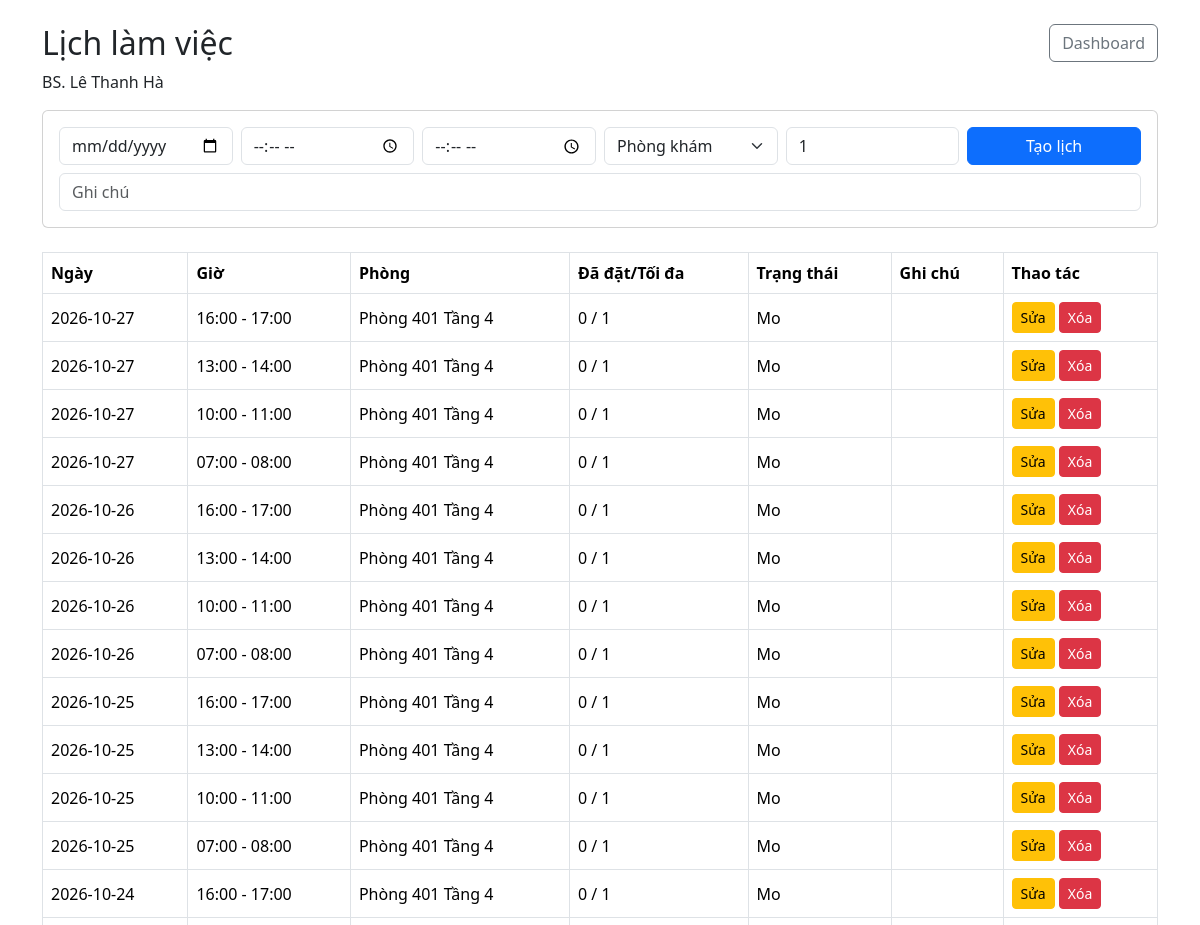
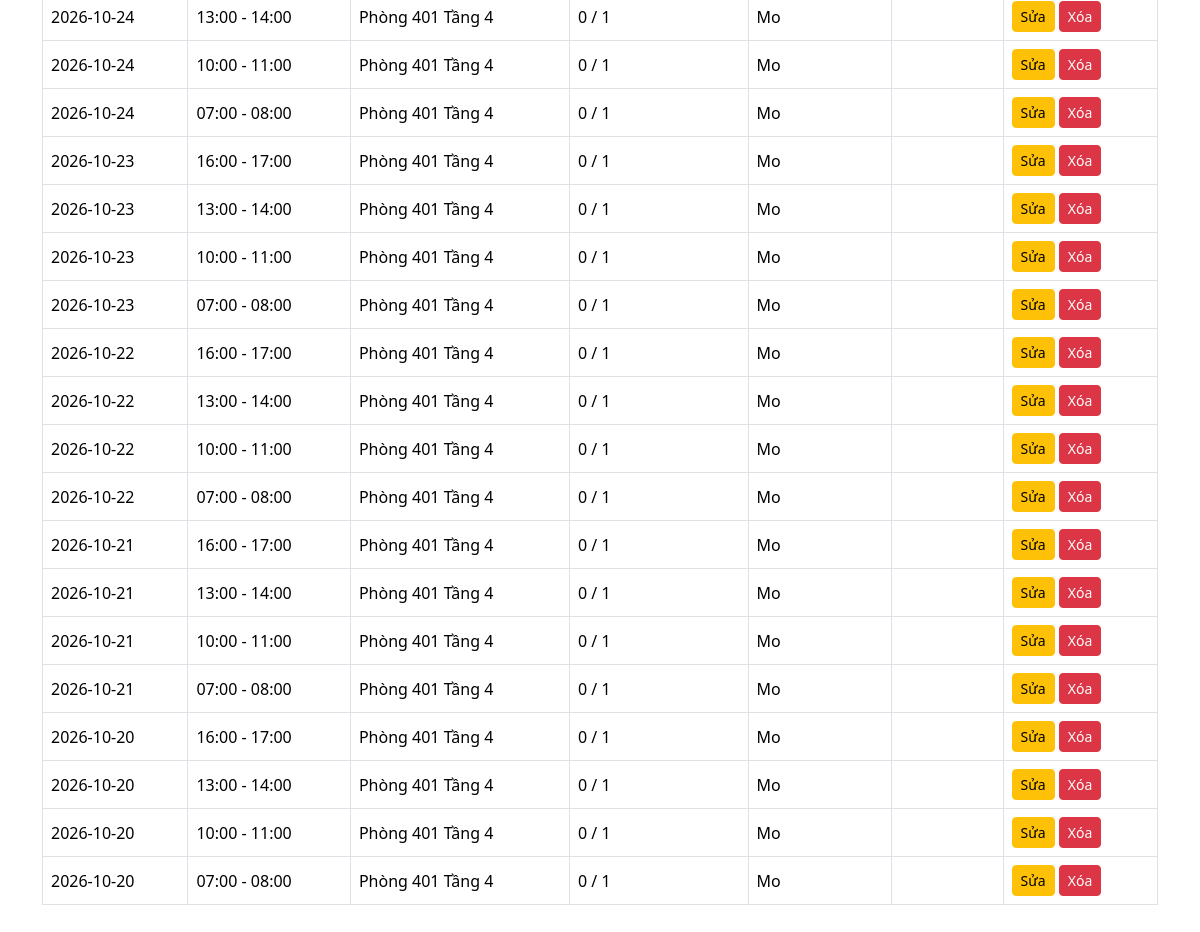
Screenshot of /doctor/schedules.php (signed in) with the database file from the repository (2 pictures, top to bottom).
### tables this page shows
CREATE TABLE BacSi (
    MaBS VARCHAR(10) PRIMARY KEY,
    MaTK INT NOT NULL UNIQUE,
    MaCK INT NOT NULL,
    HoTen VARCHAR(150) NOT NULL,
    GioiTinh VARCHAR(20),
    NgaySinh DATE,
    SoDienThoai VARCHAR(20),
    Email VARCHAR(150),
    HocVi VARCHAR(150),
    ChuyenMon VARCHAR(255),
    KinhNghiem INT NOT NULL DEFAULT 0,
    AnhDaiDien VARCHAR(255),
    TrangThai TINYINT(1) NOT NULL DEFAULT 1,

    CONSTRAINT FK_BacSi_TaiKhoan
        FOREIGN KEY (MaTK)
        REFERENCES TaiKhoan(MaTK)
        ON UPDATE CASCADE
        ON DELETE RESTRICT,

    CONSTRAINT FK_BacSi_ChuyenKhoa
        FOREIGN KEY (MaCK)
        REFERENCES ChuyenKhoa(MaCK)
        ON UPDATE CASCADE
        ON DELETE RESTRICT,

    INDEX idx_bacsi_mack (MaCK),
    INDEX idx_bacsi_hoten (HoTen)
);

CREATE TABLE LichKham (
    MaLich INT AUTO_INCREMENT PRIMARY KEY,
    MaBS VARCHAR(10) NOT NULL,
    MaPK INT NULL,
    NgayKham DATE NOT NULL,
    GioBatDau TIME NOT NULL,
    GioKetThuc TIME NOT NULL,
    SoLuongToiDa INT NOT NULL DEFAULT 1,
    SoLuongDaDat INT NOT NULL DEFAULT 0,
    TrangThai ENUM('Mo', 'Day', 'Huy') NOT NULL DEFAULT 'Mo',
    GhiChu VARCHAR(500),

    CONSTRAINT FK_LichKham_BacSi
        FOREIGN KEY (MaBS)
        REFERENCES BacSi(MaBS)
        ON UPDATE CASCADE
        ON DELETE RESTRICT,

    CONSTRAINT FK_LichKham_PhongKham
        FOREIGN KEY (MaPK)
        REFERENCES PhongKham(MaPK)
        ON UPDATE CASCADE
        ON DELETE RESTRICT,

    CONSTRAINT CK_LichKham_ThoiGian
        CHECK (GioKetThuc > GioBatDau),

    CONSTRAINT CK_LichKham_SoLuong
        CHECK (SoLuongToiDa > 0 AND SoLuongDaDat >= 0),

    UNIQUE KEY uq_lich_bacsi (MaBS, NgayKham, GioBatDau),
    INDEX idx_lich_ngay (NgayKham),
    INDEX idx_lich_phong (MaPK)
);

CREATE TABLE PhongKham (
    MaPK INT AUTO_INCREMENT PRIMARY KEY,
    TenPhong VARCHAR(100) NOT NULL,
    ViTri VARCHAR(255),
    TrangThai TINYINT(1) NOT NULL DEFAULT 1
);

### doctor/schedules.php (the view, shortened to what this page needs)
<?php
require_once __DIR__.'/../auth/check.php';requireRole('BacSi');require_once __DIR__.'/../config/database.php';
$s=$pdo->prepare('SELECT MaBS,HoTen FROM BacSi WHERE MaTK=?');$s->execute([$_SESSION['user']['MaTK']]);$bs=$s->fetch();if(!$bs)exit('Không tìm thấy hồ sơ bác sĩ.');
$edit=null;if(isset($_GET['edit'])){$st=$pdo->prepare('SELECT * FROM LichKham WHERE MaLich=? AND MaBS=?');$st->execute([(int)$_GET['edit'],$bs['MaBS']]);$edit=$st->fetch();}
$rooms=$pdo->query('SELECT * FROM PhongKham WHERE TrangThai=1 ORDER BY TenPhong')->fetchAll();$st=$pdo->prepare('SELECT lk.*,pk.TenPhong,pk.ViTri FROM LichKham lk LEFT JOIN PhongKham pk ON lk.MaPK=pk.MaPK WHERE lk.MaBS=? ORDER BY lk.NgayKham DESC,lk.GioBatDau DESC');$st->execute([$bs['MaBS']]);$rows=$st->fetchAll();
?>
<!doctype html>
<html lang="vi">
    <head>
        <link href="../assets/vendor/bootstrap/css/bootstrap.min.css" rel="stylesheet">
    </head>
    <body>
        <div class="container py-4">
            <div class="d-flex justify-content-between mb-3">
                <div>
                    <h2>Lịch làm việc</h2>
                    <div>BS. <?=htmlspecialchars($bs['HoTen'])?>
                </div>
            </div>
            <a href="dashboard.php" class="btn btn-outline-secondary h-50">Dashboard</a>
        </div>
        <form method="post" class="card card-body mb-4">
            <div class="row g-2"><div class="col-md-2">
                <input type="date" min="<?=date('Y-m-d')?>" name="NgayKham" class="form-control" required value="<?=$edit['NgayKham']??''?>">
            </div>
            <div class="col-md-2">
                <input type="time" name="GioBatDau" class="form-control" required value="<?=isset($edit['GioBatDau'])?substr($edit['GioBatDau'],0,5):''?>">
            </div>
            <div class="col-md-2">
                <input type="time" name="GioKetThuc" class="form-control" required value="<?=isset($edit['GioKetThuc'])?substr($edit['GioKetThuc'],0,5):''?>">
            </div>
            <div class="col-md-2">
                <select name="MaPK" class="form-select" required>
                    <option value="">Phòng khám</option>
                </select>
            </div>
            <div class="col-md-2">
                <input type="number" min="1" name="SoLuongToiDa" class="form-control" value="<?=$edit['SoLuongToiDa']??1?>" placeholder="SL tối đa">
            </div>
            <div class="col-md-2">
                <button class="btn btn-primary w-100"><?=$edit?'Cập nhật':'Tạo lịch'?></button>
            </div>
            <div class="col-12">
                <input name="GhiChu" class="form-control" placeholder="Ghi chú" value="<?=htmlspecialchars($edit['GhiChu']??'')?>">
            </div>
            </div>
        </form>
            <table class="table table-bordered align-middle">
                <thead>
                    <tr>
                        <th>Ngày</th>
                        <th>Giờ</th>
                        <th>Phòng</th>
                        <th>Đã đặt/Tối đa</th>
                        <th>Trạng thái</th>
                        <th>Ghi chú</th>
                        <th>Thao tác</th>
                    </tr>
                </thead>
                <tbody>
                    <?php foreach($rows as $r):?>
                        <tr>
                            <td>
                                <?=$r['NgayKham']?>
                            </td>
                            <td>
                                <?=substr($r['GioBatDau'],0,5)?> - <?=substr($r['GioKetThuc'],0,5)?>
                            </td>
                            <td>
                                <?=htmlspecialchars(($r['TenPhong']??'').' '.($r['ViTri']??''))?>
                            </td>
                            <td>
                                <?=$r['SoLuongDaDat']?> / <?=$r['SoLuongToiDa']?>
                            </td>
                            <td>
                                <?=$r['TrangThai']?>
                            </td>
                            <td>
                            </td>
                            <td>
                                <a class="btn btn-sm btn-warning"
                                href="?edit=<?=$r['MaLich']?>">
                                    Sửa
                                </a>
                                <form class="d-inline"
                                    method="post"
                                    onsubmit="return confirm('Bạn có chắc muốn xóa lịch làm việc này?');">
                                    <button class="btn btn-sm btn-danger">
                                        Xóa
                                    </button>
                                </form>
                            </td>
                        </tr>
                    <?php endforeach;?>
                </tbody>
            </table>
        </div>
    </body>
</html>

### rows the page displays
bacsi: HoTen "Lê Thanh Hà"
lichkham: NgayKham "2026-10-27", GioBatDau "16:00", GioKetThuc "17:00", MaPK.ViTri "Phòng 401 Tầng 4", SoLuongDaDat "0", SoLuongToiDa "1", TrangThai "Mo"
lichkham: NgayKham "2026-10-27", GioBatDau "13:00", GioKetThuc "14:00", MaPK.ViTri "Phòng 401 Tầng 4", SoLuongDaDat "0", SoLuongToiDa "1", TrangThai "Mo"
lichkham: NgayKham "2026-10-27", GioBatDau "10:00", GioKetThuc "11:00", MaPK.ViTri "Phòng 401 Tầng 4", SoLuongDaDat "0", SoLuongToiDa "1", TrangThai "Mo"
lichkham: NgayKham "2026-10-27", GioBatDau "07:00", GioKetThuc "08:00", MaPK.ViTri "Phòng 401 Tầng 4", SoLuongDaDat "0", SoLuongToiDa "1", TrangThai "Mo"
lichkham: NgayKham "2026-10-26", GioBatDau "16:00", GioKetThuc "17:00", MaPK.ViTri "Phòng 401 Tầng 4", SoLuongDaDat "0", SoLuongToiDa "1", TrangThai "Mo"
lichkham: NgayKham "2026-10-26", GioBatDau "13:00", GioKetThuc "14:00", MaPK.ViTri "Phòng 401 Tầng 4", SoLuongDaDat "0", SoLuongToiDa "1", TrangThai "Mo"
lichkham: NgayKham "2026-10-26", GioBatDau "10:00", GioKetThuc "11:00", MaPK.ViTri "Phòng 401 Tầng 4", SoLuongDaDat "0", SoLuongToiDa "1", TrangThai "Mo"
lichkham: NgayKham "2026-10-26", GioBatDau "07:00", GioKetThuc "08:00", MaPK.ViTri "Phòng 401 Tầng 4", SoLuongDaDat "0", SoLuongToiDa "1", TrangThai "Mo"
lichkham: NgayKham "2026-10-25", GioBatDau "16:00", GioKetThuc "17:00", MaPK.ViTri "Phòng 401 Tầng 4", SoLuongDaDat "0", SoLuongToiDa "1", TrangThai "Mo"
lichkham: NgayKham "2026-10-25", GioBatDau "13:00", GioKetThuc "14:00", MaPK.ViTri "Phòng 401 Tầng 4", SoLuongDaDat "0", SoLuongToiDa "1", TrangThai "Mo"
lichkham: NgayKham "2026-10-25", GioBatDau "10:00", GioKetThuc "11:00", MaPK.ViTri "Phòng 401 Tầng 4", SoLuongDaDat "0", SoLuongToiDa "1", TrangThai "Mo"
lichkham: NgayKham "2026-10-25", GioBatDau "07:00", GioKetThuc "08:00", MaPK.ViTri "Phòng 401 Tầng 4", SoLuongDaDat "0", SoLuongToiDa "1", TrangThai "Mo"
lichkham: NgayKham "2026-10-24", GioBatDau "16:00", GioKetThuc "17:00", MaPK.ViTri "Phòng 401 Tầng 4", SoLuongDaDat "0", SoLuongToiDa "1", TrangThai "Mo"
lichkham: NgayKham "2026-10-24", GioBatDau "13:00", GioKetThuc "14:00", MaPK.ViTri "Phòng 401 Tầng 4", SoLuongDaDat "0", SoLuongToiDa "1", TrangThai "Mo"
lichkham: NgayKham "2026-10-24", GioBatDau "10:00", GioKetThuc "11:00", MaPK.ViTri "Phòng 401 Tầng 4", SoLuongDaDat "0", SoLuongToiDa "1", TrangThai "Mo"
lichkham: NgayKham "2026-10-24", GioBatDau "07:00", GioKetThuc "08:00", MaPK.ViTri "Phòng 401 Tầng 4", SoLuongDaDat "0", SoLuongToiDa "1", TrangThai "Mo"
lichkham: NgayKham "2026-10-23", GioBatDau "16:00", GioKetThuc "17:00", MaPK.ViTri "Phòng 401 Tầng 4", SoLuongDaDat "0", SoLuongToiDa "1", TrangThai "Mo"
lichkham: NgayKham "2026-10-23", GioBatDau "13:00", GioKetThuc "14:00", MaPK.ViTri "Phòng 401 Tầng 4", SoLuongDaDat "0", SoLuongToiDa "1", TrangThai "Mo"
lichkham: NgayKham "2026-10-23", GioBatDau "10:00", GioKetThuc "11:00", MaPK.ViTri "Phòng 401 Tầng 4", SoLuongDaDat "0", SoLuongToiDa "1", TrangThai "Mo"
lichkham: NgayKham "2026-10-23", GioBatDau "07:00", GioKetThuc "08:00", MaPK.ViTri "Phòng 401 Tầng 4", SoLuongDaDat "0", SoLuongToiDa "1", TrangThai "Mo"
lichkham: NgayKham "2026-10-22", GioBatDau "16:00", GioKetThuc "17:00", MaPK.ViTri "Phòng 401 Tầng 4", SoLuongDaDat "0", SoLuongToiDa "1", TrangThai "Mo"
lichkham: NgayKham "2026-10-22", GioBatDau "13:00", GioKetThuc "14:00", MaPK.ViTri "Phòng 401 Tầng 4", SoLuongDaDat "0", SoLuongToiDa "1", TrangThai "Mo"
lichkham: NgayKham "2026-10-22", GioBatDau "10:00", GioKetThuc "11:00", MaPK.ViTri "Phòng 401 Tầng 4", SoLuongDaDat "0", SoLuongToiDa "1", TrangThai "Mo"
lichkham: NgayKham "2026-10-22", GioBatDau "07:00", GioKetThuc "08:00", MaPK.ViTri "Phòng 401 Tầng 4", SoLuongDaDat "0", SoLuongToiDa "1", TrangThai "Mo"
lichkham: NgayKham "2026-10-21", GioBatDau "16:00", GioKetThuc "17:00", MaPK.ViTri "Phòng 401 Tầng 4", SoLuongDaDat "0", SoLuongToiDa "1", TrangThai "Mo"
lichkham: NgayKham "2026-10-21", GioBatDau "13:00", GioKetThuc "14:00", MaPK.ViTri "Phòng 401 Tầng 4", SoLuongDaDat "0", SoLuongToiDa "1", TrangThai "Mo"
lichkham: NgayKham "2026-10-21", GioBatDau "10:00", GioKetThuc "11:00", MaPK.ViTri "Phòng 401 Tầng 4", SoLuongDaDat "0", SoLuongToiDa "1", TrangThai "Mo"
lichkham: NgayKham "2026-10-21", GioBatDau "07:00", GioKetThuc "08:00", MaPK.ViTri "Phòng 401 Tầng 4", SoLuongDaDat "0", SoLuongToiDa "1", TrangThai "Mo"
lichkham: NgayKham "2026-10-20", GioBatDau "16:00", GioKetThuc "17:00", MaPK.ViTri "Phòng 401 Tầng 4", SoLuongDaDat "0", SoLuongToiDa "1", TrangThai "Mo"
lichkham: NgayKham "2026-10-20", GioBatDau "13:00", GioKetThuc "14:00", MaPK.ViTri "Phòng 401 Tầng 4", SoLuongDaDat "0", SoLuongToiDa "1", TrangThai "Mo"
lichkham: NgayKham "2026-10-20", GioBatDau "10:00", GioKetThuc "11:00", MaPK.ViTri "Phòng 401 Tầng 4", SoLuongDaDat "0", SoLuongToiDa "1", TrangThai "Mo"
lichkham: NgayKham "2026-10-20", GioBatDau "07:00", GioKetThuc "08:00", MaPK.ViTri "Phòng 401 Tầng 4", SoLuongDaDat "0", SoLuongToiDa "1", TrangThai "Mo"
